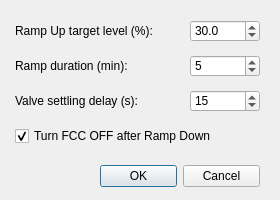
<?xml version="1.0" encoding="UTF-8"?>
<ui version="4.0">
 <class>fccRampSettings</class>
 <widget class="QDialog" name="fccRampSettings">
  <property name="windowModality">
   <enum>Qt::ApplicationModal</enum>
  </property>
  <property name="geometry">
   <rect>
    <x>0</x>
    <y>0</y>
    <width>280</width>
    <height>200</height>
   </rect>
  </property>
  <property name="windowTitle">
   <string>FCC Ramp Settings</string>
  </property>
  <widget class="QLabel" name="label_target">
   <property name="geometry">
    <rect>
     <x>15</x>
     <y>20</y>
     <width>170</width>
     <height>22</height>
    </rect>
   </property>
   <property name="text">
    <string>Ramp Up target level (%):</string>
   </property>
  </widget>
  <widget class="QDoubleSpinBox" name="doubleSpinBox_target">
   <property name="geometry">
    <rect>
     <x>190</x>
     <y>20</y>
     <width>70</width>
     <height>22</height>
    </rect>
   </property>
   <property name="decimals">
    <number>1</number>
   </property>
   <property name="minimum">
    <double>0.1</double>
   </property>
   <property name="maximum">
    <double>100.0</double>
   </property>
   <property name="singleStep">
    <double>0.1</double>
   </property>
   <property name="value">
    <double>30.0</double>
   </property>
  </widget>
  <widget class="QLabel" name="label_duration">
   <property name="geometry">
    <rect>
     <x>15</x>
     <y>55</y>
     <width>170</width>
     <height>22</height>
    </rect>
   </property>
   <property name="text">
    <string>Ramp duration (min):</string>
   </property>
  </widget>
  <widget class="QSpinBox" name="spinBox_duration_min">
   <property name="geometry">
    <rect>
     <x>190</x>
     <y>55</y>
     <width>70</width>
     <height>22</height>
    </rect>
   </property>
   <property name="minimum">
    <number>1</number>
   </property>
   <property name="maximum">
    <number>120</number>
   </property>
   <property name="value">
    <number>5</number>
   </property>
  </widget>
  <widget class="QLabel" name="label_valve_delay">
   <property name="geometry">
    <rect>
     <x>15</x>
     <y>90</y>
     <width>170</width>
     <height>22</height>
    </rect>
   </property>
   <property name="text">
    <string>Valve settling delay (s):</string>
   </property>
  </widget>
  <widget class="QSpinBox" name="spinBox_valve_delay">
   <property name="geometry">
    <rect>
     <x>190</x>
     <y>90</y>
     <width>70</width>
     <height>22</height>
    </rect>
   </property>
   <property name="minimum">
    <number>2</number>
   </property>
   <property name="maximum">
    <number>600</number>
   </property>
   <property name="value">
    <number>15</number>
   </property>
  </widget>
  <widget class="QCheckBox" name="checkBox_auto_off">
   <property name="geometry">
    <rect>
     <x>15</x>
     <y>125</y>
     <width>250</width>
     <height>22</height>
    </rect>
   </property>
   <property name="text">
    <string>Turn FCC OFF after Ramp Down</string>
   </property>
   <property name="checked">
    <bool>true</bool>
   </property>
  </widget>
  <widget class="QDialogButtonBox" name="buttonBox">
   <property name="geometry">
    <rect>
     <x>100</x>
     <y>160</y>
     <width>160</width>
     <height>32</height>
    </rect>
   </property>
   <property name="orientation">
    <enum>Qt::Horizontal</enum>
   </property>
   <property name="standardButtons">
    <set>QDialogButtonBox::Cancel|QDialogButtonBox::Ok</set>
   </property>
  </widget>
 </widget>
 <resources/>
 <connections>
  <connection>
   <sender>buttonBox</sender>
   <signal>accepted()</signal>
   <receiver>fccRampSettings</receiver>
   <slot>accept()</slot>
   <hints>
    <hint type="sourcelabel">
     <x>248</x>
     <y>254</y>
    </hint>
    <hint type="destinationlabel">
     <x>157</x>
     <y>274</y>
    </hint>
   </hints>
  </connection>
  <connection>
   <sender>buttonBox</sender>
   <signal>rejected()</signal>
   <receiver>fccRampSettings</receiver>
   <slot>reject()</slot>
   <hints>
    <hint type="sourcelabel">
     <x>316</x>
     <y>260</y>
    </hint>
    <hint type="destinationlabel">
     <x>286</x>
     <y>274</y>
    </hint>
   </hints>
  </connection>
 </connections>
</ui>
